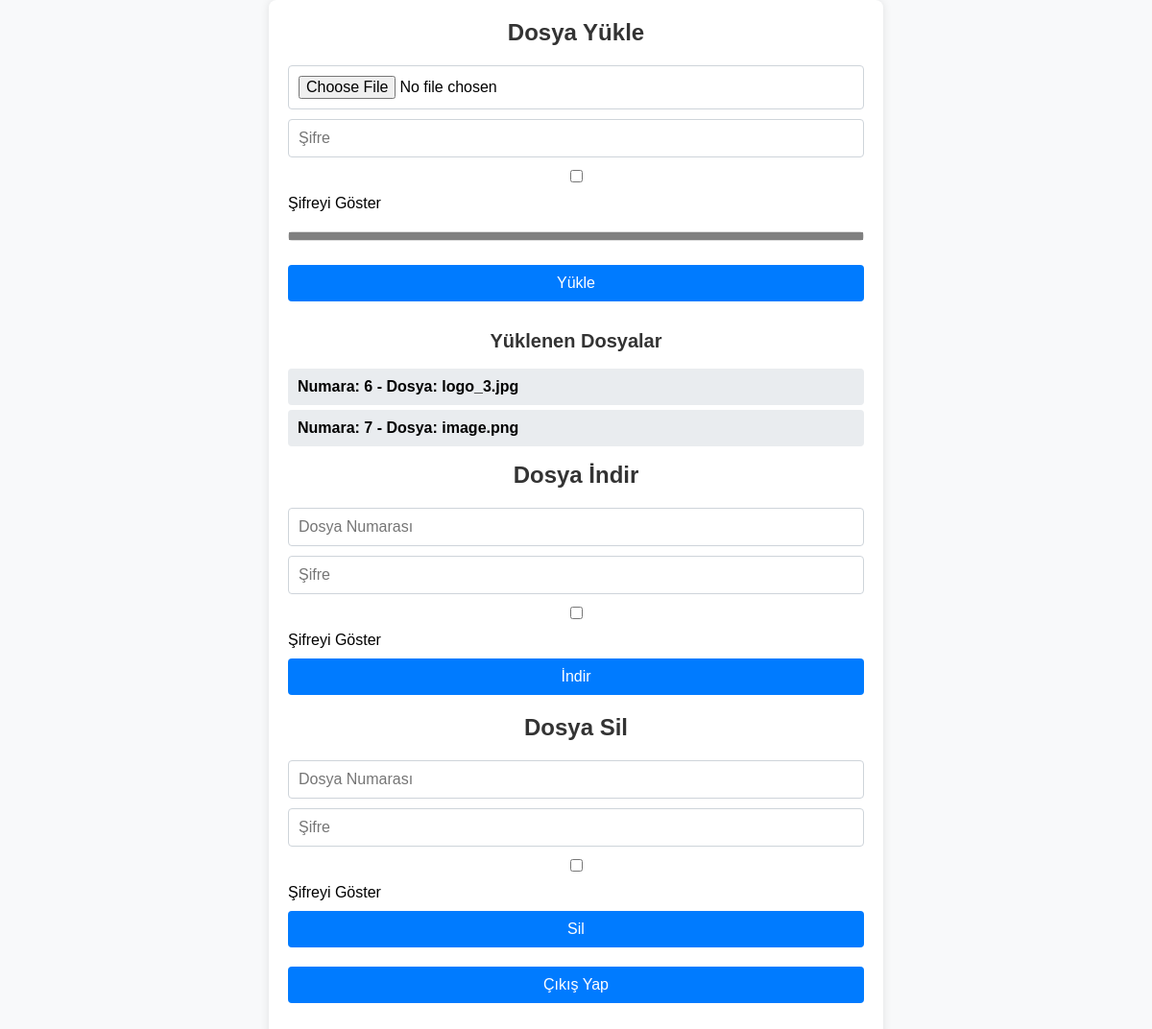
Screenshot of / (signed in) with the database file from the repository.
### tables this page shows
CREATE TABLE files (
            id INTEGER PRIMARY KEY,
            filename TEXT,
            key BLOB,
            salt BLOB
        , user_id INTEGER);

### views.py (the view)
@views_bp.route('/')
def upload_form():
    if 'logged_in' not in session:
        return render_template('index.html', files=[])
    user_id = session['user_id']
    conn = sqlite3.connect('files.db')
    c = conn.cursor()
    c.execute("SELECT id, filename FROM files WHERE user_id = ?", (user_id,))
    files = c.fetchall()
    conn.close()
    files_list = [{'id': file[0], 'filename': file[1]} for file in files]
    return render_template('index.html', files=files_list)

### templates/index.html (shortened to what this page needs)
<!DOCTYPE html>
<html lang="en">
  <head>
    <link rel="stylesheet" href="/static/css/styles.css" />
  </head>
  <body>
    <div class="container">
      <h1>Dosya Yükle</h1>
       {% if not session.logged_in %}
      <form method="post" action="/register">
        <h2>Kayıt Ol</h2>
        <input
          type="text"
          name="username"
          placeholder="Kullanıcı Adı"
          required
        />
        <input type="password" name="password" placeholder="Şifre" required />
        <input type="submit" value="Kayıt Ol" />
      </form>
      <form method="post" action="/login">
        <h2>Giriş Yap</h2>
        <input
          type="text"
          name="username"
          placeholder="Kullanıcı Adı"
          required
        />
        <input type="password" name="password" placeholder="Şifre" required />
        <input type="submit" value="Giriş Yap" />
      </form>
      {% else %}
      <form method="post" enctype="multipart/form-data" action="/upload">
        <input type="file" name="file" required />
        <input
          type="password"
          name="password"
          id="uploadPassword"
          placeholder="Şifre"
          required
        />
        <input type="checkbox" id="showPasswordUpload" /> Şifreyi Göster
        <progress id="strengthMeter" value="0" max="4"></progress>
        <input type="submit" value="Yükle" />
      </form>
      <h2>Yüklenen Dosyalar</h2>
      <ul>
        {% for file in files %}
        <li>
          <span>Numara: {{ file.id }} - Dosya: {{ file.filename }}</span>
        </li>
        {% endfor %}
      </ul>
      <h1>Dosya İndir</h1>
      <form method="post" action="/download">
        <input
          type="text"
          name="file_id"
          placeholder="Dosya Numarası"
          required
        />
        <input
          type="password"
          name="password"
          placeholder="Şifre"
          id="downloadPassword"
          required
        />
        <input type="checkbox" id="showPasswordDownload" /> Şifreyi Göster
        <input type="submit" value="İndir" />
      </form>
      <h1>Dosya Sil</h1>
      <form method="post" action="/delete">
        <input
          type="text"
          name="file_id"
          placeholder="Dosya Numarası"
          required
        />
        <input
          type="password"
          name="password"
          placeholder="Şifre"
          id="deletePassword"
          required
        />
        <input type="checkbox" id="showPasswordDelete" /> Şifreyi Göster
        <input type="submit" value="Sil" />
      </form>
      <form method="post" action="/logout">
        <input type="submit" value="Çıkış Yap" />
      </form>
      {% endif %}
    </div>
  </body>
</html>

### static/css/styles.css (style rules this page uses)
body { font-family: Arial, sans-serif; background-color: #f8f9fa; margin: 0; padding: 0; display: flex; justify-content: center; align-items: center; min-height: 100vh; }
.container { width: 100%; max-width: 600px; background-color: #ffffff; box-shadow: 0 0 10px rgba(0, 0, 0, 0.1); padding: 20px; border-radius: 8px; }
h1, h2 { color: #333333; text-align: center; margin-top: 0; }
h1 { font-size: 24px; margin-bottom: 20px; }
h2 { font-size: 20px; margin-top: 30px; }
form { display: flex; flex-direction: column; gap: 10px; margin-bottom: 20px; }
input[type="file"], input[type="password"], input[type="text"], input[type="submit"] { padding: 10px; border: 1px solid #ced4da; border-radius: 4px; font-size: 16px; }
input[type="submit"] { background-color: #007bff; color: #ffffff; cursor: pointer; border: none; transition: background-color 0.3s ease; }
ul { list-style-type: none; padding: 0; }
li { background-color: #e9ecef; margin: 5px 0; padding: 10px; border-radius: 4px; display: flex; justify-content: space-between; align-items: center; }
li span { font-weight: bold; }
#strengthMeter { width: 100%; height: 10px; margin-top: 10px; border: 1px solid #ddd; border-radius: 4px; background-color: #f4f4f4; transition: color 0.5s ease; }

### rows the page displays
files: id "6", filename "logo_3.jpg"
files: id "7", filename "image.png"
